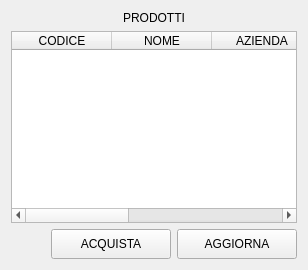
               <widget class="QWidget" name="page_database">
                <layout class="QHBoxLayout" name="horizontalLayout_11">
                 <item>
                  <layout class="QVBoxLayout" name="verticalLayout_18">
                   <item>
                    <widget class="QLabel" name="label_3">
                     <property name="text">
                      <string>PRODOTTI</string>
                     </property>
                     <property name="alignment">
                      <set>Qt::AlignCenter</set>
                     </property>
                    </widget>
                   </item>
                   <item>
                    <widget class="QTableWidget" name="tabella_prodotti">
                     <column>
                      <property name="text">
                       <string>CODICE</string>
                      </property>
                     </column>
                     <column>
                      <property name="text">
                       <string>NOME</string>
                      </property>
                     </column>
                     <column>
                      <property name="text">
                       <string>AZIENDA</string>
                      </property>
                     </column>
                     <column>
                      <property name="text">
                       <string>PREZZO</string>
                      </property>
                     </column>
                     <column>
                      <property name="text">
                       <string>SCORTE</string>
                      </property>
                     </column>
                    </widget>
                   </item>
                   <item>
                    <layout class="QHBoxLayout" name="horizontalLayout_3">
                     <item>
                      <spacer name="horizontalSpacer_2">
                       <property name="orientation">
                        <enum>Qt::Horizontal</enum>
                       </property>
                       <property name="sizeHint" stdset="0">
                        <size>
                         <width>40</width>
                         <height>20</height>
                        </size>
                       </property>
                      </spacer>
                     </item>
                     <item>
                      <widget class="QPushButton" name="bt_acquista">
                       <property name="minimumSize">
                        <size>
                         <width>120</width>
                         <height>30</height>
                        </size>
                       </property>
                       <property name="text">
                        <string>ACQUISTA</string>
                       </property>
                      </widget>
                     </item>
                     <item>
                      <widget class="QPushButton" name="bt_aggiorna">
                       <property name="minimumSize">
                        <size>
                         <width>120</width>
                         <height>30</height>
                        </size>
                       </property>
                       <property name="text">
                        <string>AGGIORNA</string>
                       </property>
                      </widget>
                     </item>
                    </layout>
                   </item>
                  </layout>
                 </item>
                </layout>
               </widget>
